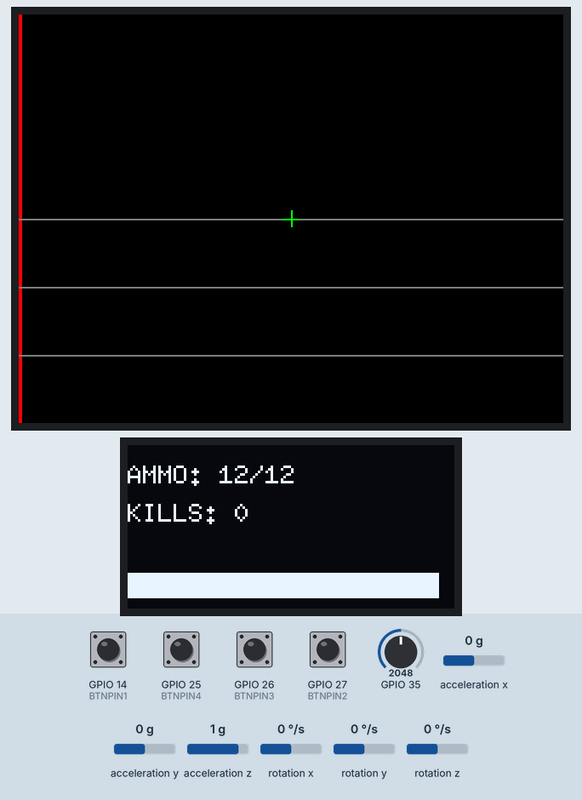
This program was run on a simulated ESP32. Parts: 320×240 colour display, 128×64 one-colour display. Inputs (shaded band) come from the test bench; at power-on: GPIO 14 (BTNPIN1), GPIO 25 (BTNPIN4), GPIO 26 (BTNPIN3), GPIO 27 (BTNPIN2) HIGH, acceleration y 0 g, acceleration z 1 g, GPIO 35 = 2048, acceleration x 0 g, rotation x 0 °/s, rotation y 0 °/s, rotation z 0 °/s. Random numbers use the default seed unless the program sets one; what the program prints to the serial monitor is not drawn.

Above: at 2.7 s.
2.8 s: acceleration y set to 0.9 g
4.3 s: acceleration y set to 1.2 g
At 6.2 s:
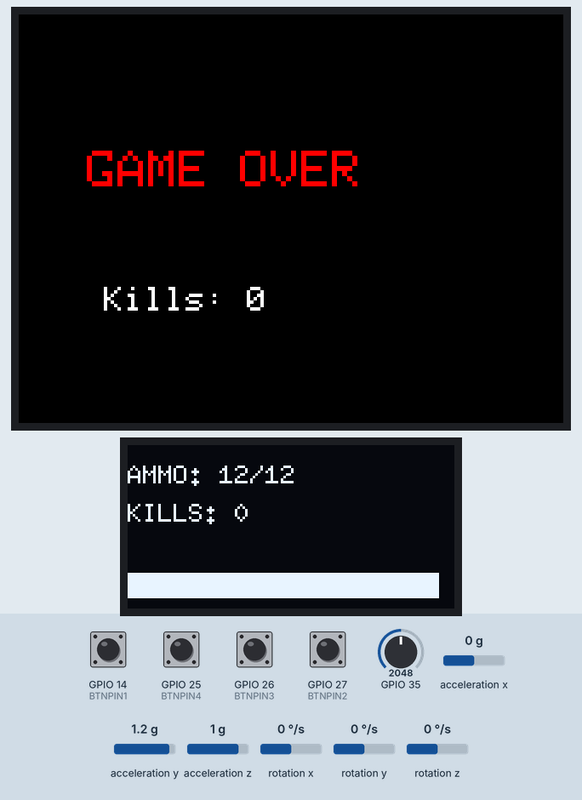
7.0 s: acceleration y set to 0.7 g
8.5 s: acceleration y set to 0.4 g
At 9.6 s:
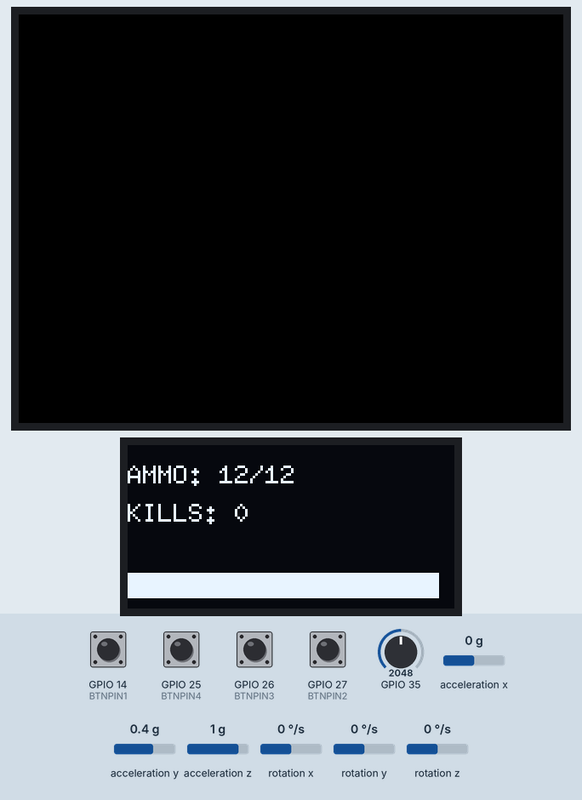
10.0 s: acceleration z set to -1.4 g
At 10.4 s:
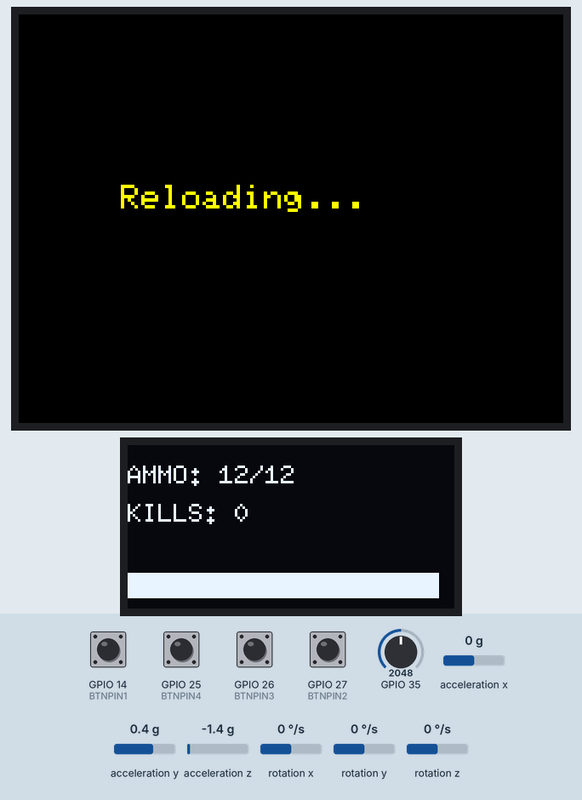
11.6 s: acceleration y set to 0.1 g
13.1 s: acceleration y set to -0.2 g
At 14.3 s:
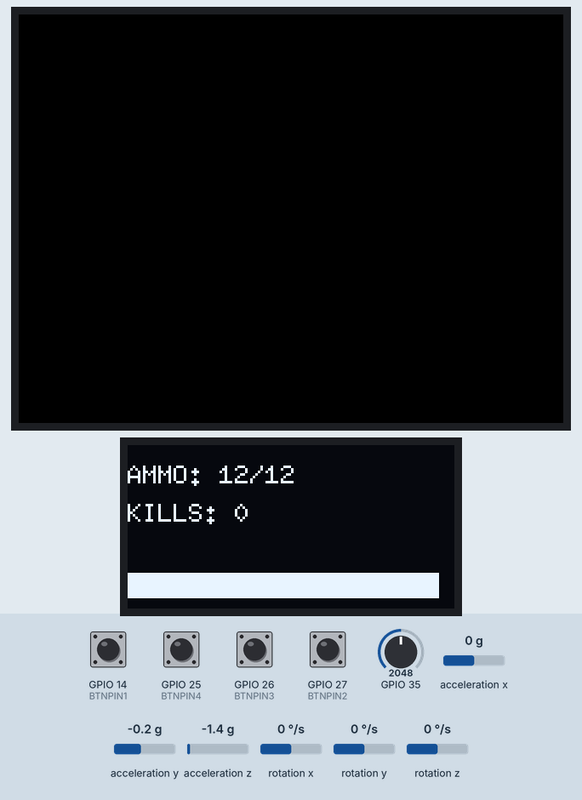
Timing chart, 0 to 15.6 s (numbered marks = the images above; inputs shaded):
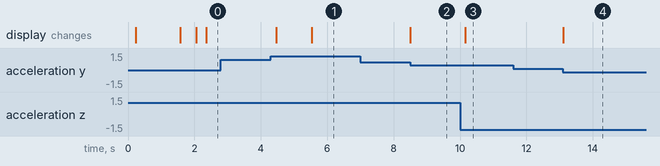

Measured:
- the behaviour switches between 1 and 1.1 g on acceleration y (found by bisection; images 0 and 1)
- the behaviour switches between 0.6 and 0.5 g on acceleration y (found by bisection; images 1 and 2)
- the behaviour switches between 0 and -0.1 g on acceleration y (found by bisection; images 3 and 4)
- after the input at 2.8 s, every drawn part: stays the same
- after the input at 7.0 s, every drawn part: stays the same
- after the input at 8.5 s, the display: changes at once (image 2)
- after the input at 10.0 s, the display: changes after 0.16 s (image 3)
- after the input at 11.6 s, every drawn part: stays the same
- after the input at 13.1 s, the display: changes at once (image 4)

The program:

main.cpp
```cpp
#include <Arduino.h>
#include "GyroscoopLSM6DSOX.h"
#include "JoyStick.h"
#include "DisplayWaveshare.h"
#include "Button.h"
#include "Clanker.h"
#include "Radar.h"
#include "DISPLAY_SH1106.h"


/* planning on working on
zoom
laser beam
vibratie acturator
maak stand voor het geweer (geen code)
*/


#define JOY_X 34 // joystick
#define JOY_Y 35
#define TFT_CS 5 // display
#define TFT_DC 2
#define TFT_RST 4

DISPLAY_SH1106 oledKlein;
const int maxAmmo = 12;
int currentAmmo = maxAmmo;

IButton* btn_1; //btn
IButton* btn_2;
IButton* btn_3;
IButton* btn_4;

const int BTNPIN1 = 14;
const int BTNPIN2 = 27;
const int BTNPIN3 = 26;
const int BTNPIN4 = 25;

// Wereld data
bool playerAlive = true;
bool gameOverShown = false;
float playerX = 0, playerZ = 0;
float oldPlayerX = 0, oldPlayerZ = 0;
int killCount = 0;
bool gridDwarnOnes = true;

// enemys
unsigned long lastSpawnTime = 0;
const unsigned long spawnInterval = 2000;

const int MAX_ENEMIES = 5;
bool enemyActive[MAX_ENEMIES] = {false};

// Objecten
Clanker enemies[MAX_ENEMIES] = {
  Clanker(0,0), Clanker(0,0), Clanker(0,0),
  Clanker(0,0), Clanker(0,0)
};

GyroscoopLSM6DSOX gyro;
JoyStick joy(JOY_X, JOY_Y);
DisplayWaveshare screen(TFT_CS, TFT_DC, TFT_RST);

void I2cScanner(){
  Serial.println("I2C Scanner starting...");

  for (uint8_t address = 1; address < 127; address++) {
    Wire.beginTransmission(address);
    uint8_t error = Wire.endTransmission();

    if (error == 0) {
      Serial.print("I2C device found at address 0x");
      if (address < 16) Serial.print("0");
      Serial.print(address, HEX);
      Serial.println(" !");
    }
    else if (error == 4) {
      Serial.print("Unknown error at address 0x");
      if (address < 16) Serial.print("0");
      Serial.println(address, HEX);
    }
  }

  Serial.println("I2C scan complete.");
}

void setup() {
  Serial.begin(115200);
  Serial.println("baud rate set 115200");
  // I2cScanner();

  btn_1 = new Button(BTNPIN1, 50, true); // button object
  btn_2 = new Button(BTNPIN2, 50, true); // button object
  btn_3 = new Button(BTNPIN3, 50, true); // button object
  btn_4 = new Button(BTNPIN4, 50, true); // button object

  screen.begin();
  delay(10); // kleine vertraging voor het scherm om klaar te zijn
  oledKlein.begin();
  delay(10); // kleine vertraging voor het scherm om klaar te zijn
  joy.begin();


  if (!gyro.begin()) {
      Serial.println("Gyro Error!");
      while(1);
  }
}

void spawnEnemy() {
  for (int i = 0; i < MAX_ENEMIES; i++) {
    if (!enemyActive[i]) {
      float spawnX = random(-500, 500);
      float spawnZ = random(250, 300);  // spawn distance in front of the player

      enemies[i].reset(spawnX, spawnZ);
      enemyActive[i] = true;

      Serial.println("Enemy spawned!");
      break;
    }
  }
}

int reloadState = 0; // 0 = normaal, 1 = reload gestart, wacht op omhoog kijken
void handleReload() {
    float pitch = gyro.getPitch();

    // STAP 1: Detecteer of de speler naar de vloer kijkt
    // (Waarde > 45 graden betekent dat de voorkant van de controller naar beneden wijst)
    if (reloadState == 0 && pitch > 45.0f) {
        reloadState = 1;
        Serial.println("Laden gestart... kom nu omhoog!");
        screen.clearScreen();
        screen.drawReloadScreen();
    }

    // STAP 2: Detecteer of de speler weer recht vooruit kijkt
    if (reloadState == 1 && pitch < 30.0f) {
        currentAmmo = maxAmmo;
        reloadState = 0; // Reset naar normaal
        Serial.println("RELOAD VOLTOOID!");
        screen.clearScreen();

        // Update je OLED display direct
        oledKlein.drawHUD(currentAmmo, maxAmmo, killCount);
    }
}

void resetGyro() {
  Serial.println("IMU reset");
  gyro.resetGyro();
  gyro.update(); // update direct na reset om correcte waarden te hebben bij hervatten
  delay(10); // kleine vertraging om zeker te zijn dat reset is verwerkt
}


void loop() {
  gyro.update();
  float angle = gyro.getAngle();

  handleReload();

  // =========================
  // GAME OVER STATE
  // =========================
  if (!playerAlive) {
    static bool printed = false;

    if (!printed) {
      screen.gameOverScreen(killCount);
      Serial.println("GAME OVER!");
      printed = true;
    }

    if (btn_4->readButton()) {
      playerAlive = true;
      printed = false;

      playerX = 0;
      playerZ = 0;
      oldPlayerX = 0;
      oldPlayerZ = 0;

      for (int i = 0; i < MAX_ENEMIES; i++) {
        enemyActive[i] = false;
        enemies[i].takeDamage(999999);
        enemies[i].lastSize = 0;
      }

      killCount = 0;
      lastSpawnTime = millis();
    }

    return;
  }

  // =========================
  // PAUSE (toggle)
  // =========================
  static bool paused = false;

  if (btn_3->readButton()) {
    paused = !paused;

    if (paused) {
      screen.drawPauseScreen();
      return;
    } else {
      gyro.resetGyro();
      gyro.update();
      screen.clearScreen();
    }
  }

  if (paused) return;

  // =========================
  // imu reset
  // =========================
  if (btn_2->readButton()) {
    resetGyro();
  }

  // =========================
  // player movement
  // =========================
  float moveForward = joy.getY();

  // 1. deadzone (kills micro noise)
  if (abs(moveForward) < 0.08f) {
    moveForward = 0;
  }

  // 2. movement
  if (moveForward != 0) {
    oldPlayerX = playerX;
    oldPlayerZ = playerZ;

    playerX += sin(angle) * moveForward * 2.0f;
    playerZ += cos(angle) * moveForward * 2.0f;
  }

  // 3. snap (removes 1.000003 jitter)
  playerX = round(playerX * 100.0f) / 100.0f;
  playerZ = round(playerZ * 100.0f) / 100.0f;

  // =========================
  // SPAWN
  // =========================
  unsigned long now = millis();
  if (now - lastSpawnTime > spawnInterval) {
    spawnEnemy();
    lastSpawnTime = now;
  }

  // =========================
  // UPDATE ENEMIES / COLLISION
  // =========================
  for (int i = 0; i < MAX_ENEMIES; i++) {
    if (!enemyActive[i]) continue;

    enemies[i].update(playerX, playerZ);

    float dx = enemies[i].getX() - playerX;
    float dz = enemies[i].getZ() - playerZ;

    float d2 = dx * dx + dz * dz;

    if (d2 < 225.0f && !enemies[i].isDead()) { // 15^2
      playerAlive = false;
    }
  }

  // =========================
  // SHOOTING
  // =========================
  if (btn_1->readButton() && currentAmmo > 0) {
    currentAmmo--;
    screen.triggerShootEffect();

    for (int i = 0; i < MAX_ENEMIES; i++) {
      if (!enemyActive[i] || enemies[i].isDead()) continue;

      if (enemies[i].checkHit(160, 120, playerX, playerZ, angle)) {
        enemies[i].takeDamage(100);

        if (enemies[i].isDead()) {
          killCount++;
        }
      }
    }
  }
  screen.updateShootEffect();

  // =========================
  // tekenen
  // =========================

  if (reloadState == 0) {

    // only if player moved + small offset
    if(playerX != oldPlayerX || playerZ != oldPlayerZ) {
      // grid + UI mogen altijd als basis
      screen.drawGrid(playerX, playerZ, oldPlayerX, oldPlayerZ);
    } else { // eenamaalig ook
      if (gridDwarnOnes = true) {
        screen.drawGrid(playerX, playerZ, oldPlayerX, oldPlayerZ);
        gridDwarnOnes = false;
      }
    }

    for (int i = 0; i < MAX_ENEMIES; i++) {
      if (!enemyActive[i]) continue;

      ScreenPos pos = enemies[i].calculateProjection(playerX, playerZ, angle);

      if (enemies[i].isDead()) {
        enemyActive[i] = false;
        screen.drawEnemy(0, 0, 0, enemies[i].lastSx, enemies[i].lastSy, enemies[i].lastSize);
        continue;
      }

      screen.drawEnemy(
        pos.x, pos.y, pos.size,
        enemies[i].lastSx,
        enemies[i].lastSy,
        enemies[i].lastSize
      );

      if (pos.visible) {
        enemies[i].lastSx = pos.x;
        enemies[i].lastSy = pos.y;
        enemies[i].lastSize = pos.size;
      } else {
        enemies[i].lastSize = 0;
      }
    }

    Radar radar(MAX_ENEMIES);
    int side = radar.getClosestEnemySide(playerX, playerZ, angle, enemies, enemyActive);
    screen.drawEnemyIndicator(side);

    screen.drawUI(killCount);
    oledKlein.drawHUD(currentAmmo, maxAmmo, killCount);
  }
}
```

Button.h
```cpp
#ifndef __Button__
#define __Button__


#include <Arduino.h>
#include "IButton.h"

class Button : public IButton {
private:
    const int pin;
    bool currentState;
    bool lastState;
    unsigned long lastDebounceTime;
    unsigned long debounceDelay;
    bool pullUp;

public:
    Button(int buttonPin, unsigned long delay, bool stateOfPullUp);
    bool readButton();
};

#endif
```

Clanker.h
```cpp
#ifndef CLANKER_H
#define CLANKER_H

#include <Arduino.h>

struct ScreenPos {
    int x, y, size;
    bool visible;
};

class Clanker {
public:
    Clanker(float startX, float startZ);

    // Beweging
    void update(float pX, float pZ);

    // Berekening van 3D wereld naar 2D scherm
    ScreenPos calculateProjection(float pX, float pZ, float pAngle);

    // game logic
    void takeDamage(int amount) { _hp -= amount; }
    bool isDead() { return _hp <= 0; }
    int getHp() { return _hp; }
    float getX() { return _x; }
    float getZ() { return _z; }
    void reset(float startX, float startZ);
    bool checkHit(int hx, int hy, float pX, float pZ, float pAngle);

    // Variabelen om de vorige tekenbeurt te onthouden (voor het wissen)
    int lastSx, lastSy, lastSize;

private:
    float _x, _z;
    const float _speed = 1.0f;
    int _hp = 100;
};

#endif
```

DISPLAY_SH1106.h
```cpp
#ifndef DISPLAY_SH1106_H
#define DISPLAY_SH1106_H

#include <Arduino.h>
#include <U8g2lib.h>
#include <math.h>

class DISPLAY_SH1106 { // Ensure public inheritance
private:
    U8G2_SH1106_128X64_NONAME_F_HW_I2C u8g2;  // Use the specific display type

public:
    DISPLAY_SH1106() : u8g2(U8G2_R0, /* reset=*/ U8X8_PIN_NONE) {}
    void begin();
    void clearBuffer();
    void drawHUD(int ammo, int maxAmmo, int kills);
};

#endif // DISPLAY_SH1106_H
```

DisplayWaveshare.h
```cpp
#ifndef DisplayWaveshare_H
#define DisplayWaveshare_H

#include <Adafruit_GFX.h>
#include <Adafruit_ILI9341.h>

// Vooruit-declaratie van Entity om cirkel-afhankelijkheden te voorkomen
struct Entity {
    float x, z;
    bool active;
    int lastSx, lastSy, lastSize;
};

class DisplayWaveshare {
public:
    DisplayWaveshare(int cs, int dc, int rst);
    void begin();
    void clearScreen();
    void gameOverScreen(int killCount);
    void drawEnemy(int x, int y, int size, int lastX, int lastY, int lastSize);
    // void drawShootEffect();
    void triggerShootEffect();
    void updateShootEffect();
    void drawGrid(float playerX, float playerZ, float oldPlayerX, float oldPlayerZ);
    void drawEnemyIndicator(int side); // boven en onder voor de toekomst mss er bij
    void drawReloadScreen();
    void drawPauseScreen();

    // Tekent statische UI elementen zoals het vizier
    void drawUI(int killCount);

private:
    Adafruit_ILI9341 _tft;
    const int _screenWidth = 320;
    const int _screenHeight = 240;
    int lastIndicatorSide = -1; // -1 = geen, 0 = links, 1 = rechts, 2 = onder, 3 = boven
};

#endif
```

GyroscoopLSM6DSOX.h
```cpp
#ifndef GyroscoopLSM6DSOX_H
#define GyroscoopLSM6DSOX_H

#include <Arduino_LSM6DSOX.h>

class GyroscoopLSM6DSOX {
public:
    GyroscoopLSM6DSOX();
    bool begin();
    void update();
    void calibrate(int samples = 200);
    void resetGyro();
    float getAngle() const { return _angle; } // zijwaards hoek
    float getPitch() const { return _pitch; } // hoogte hoek

private:
    float _angle;       // Current angle in radians
    float _pitch; // Voor omhoog/omlaag
    float _gyroBiasZ;   // The "drift" offset
    unsigned long _lastUpdate;
};

#endif
```

IButton.h
```cpp
#ifndef IBUTTON_H
#define IBUTTON_H

#include <Arduino.h>

class IButton {
public:
    virtual ~IButton() {};
    virtual bool readButton() = 0;
};

#endif
```

JoyStick.h
```cpp
#ifndef JOYSTICK_H
#define JOYSTICK_H

// #include <Arduino_LSM6DSOX.h>
#include <Adafruit_GFX.h>
#include <Adafruit_ILI9341.h>

class JoyStick {
public:
    JoyStick(int pinX, int pinY);
    void begin();

    // Returns values from -1.0 to 1.0
    float getX();
    float getY();

    bool isPressed(int threshold = 3000); // For forward detection

private:
    int _pinX;
    int _pinY;
    const int _center = 2048; // Standard for 12-bit ADC (ESP32)
    const int _deadzone = 200;
};

#endif
```

Radar.h
```cpp
#ifndef RADAR_H
#define RADAR_H

#include <Arduino.h>
#include "Clanker.h"

class Radar {
public:
    Radar(int maxEnemies);

    int getClosestEnemySide(float pX, float pZ, float pAngle, Clanker* enemies, bool* activeArray);

private:
    int _maxEnemies;
};

#endif
```

Button.cpp
```cpp
#include "Button.h"
#include <Arduino.h>

Button::Button(int buttonPin, unsigned long delay, bool stateOfPullUp) : pin(buttonPin), debounceDelay(delay), pullUp(stateOfPullUp) {
    currentState = false;
    lastState = HIGH;
    lastDebounceTime = 0;

    if (stateOfPullUp){
        pinMode(pin, INPUT_PULLUP);
    } else {
        pinMode(pin, INPUT);
    }
}

bool Button::readButton() {
    int reading = digitalRead(pin);

    if (reading != lastState) {
        lastDebounceTime = millis();
    }

    if ((millis() - lastDebounceTime) > debounceDelay) {
        if (reading != currentState) {
            currentState = reading;

            if (currentState == LOW) {
                lastState = reading;
                return true;
            }
        }
    }

    lastState = reading;
    return false;
}
```

Clanker.cpp
```cpp
#include "Clanker.h"
#include <math.h>

Clanker::Clanker(float startX, float startZ) : _x(startX), _z(startZ) {
    lastSx = 0; lastSy = 0; lastSize = 0;
}

void Clanker::update(float pX, float pZ) {
    // Beweeg langzaam richting de speler
    float dx = pX - _x;
    float dz = pZ - _z;
    float dist = sqrt(dx*dx + dz*dz);

    if (dist > 5.0f) {
        _x += (dx / dist) * _speed; // Stapje richting de speler op de X-as
        _z += (dz / dist) * _speed;
    }
}

void Clanker::reset(float startX, float startZ) {
    _x = startX;
    _z = startZ;
    _hp = 100;

    // Cruciaal: vergeet de oude schermpositie
    lastSize = 0;
    lastSx = 0;
    lastSy = 0;
}

ScreenPos Clanker::calculateProjection(float pX, float pZ, float pAngle) {
    ScreenPos sp;
    float dx = _x - pX;
    float dz = _z - pZ;

    float rotX = dx * cos(-pAngle) - dz * sin(-pAngle);
    float rotZ = dx * sin(-pAngle) + dz * cos(-pAngle);

    // Door rotZ + een getal te doen (bijv. 10), wordt de groei minder extreem
    if (rotZ > 2.0f) {
        sp.visible = true;
        sp.size = (int)(1800 / (rotZ + 8.0f));
        sp.x = 160 + (int)(rotX * 200 / rotZ);
        sp.y = 120;
    } else {
        sp.visible = false;
    }

    sp.size = (int)(6000 / (rotZ + 8.0f));

    // Serial.print("rotZ=");
    // Serial.print(rotZ);
    // Serial.print(" size=");
    // Serial.println(sp.size);
    return sp;
}

bool Clanker::checkHit(int hx, int hy, float pX, float pZ, float pAngle) {
    // 1. Bereken waar de vijand op dit moment op het scherm staat
    ScreenPos pos = calculateProjection(pX, pZ, pAngle);

    // 2. Als de vijand niet in beeld is, kun je hem nooit raken
    if (!pos.visible) return false;

    // 3. De Hitbox bepalen
    // Omdat we een sprite van 16x16 tekenen, gebruiken we een vaste marge.
    // We maken de hitbox iets ruimer (bijv. 10 pixels naar elke kant)
    // zodat het spel niet frustrerend moeilijk wordt.
    int hitboxSize = 10;

    if (hx > (pos.x - hitboxSize) && hx < (pos.x + hitboxSize) &&
        hy > (pos.y - hitboxSize) && hy < (pos.y + hitboxSize)) {
        return true;
    }

    return false;
}
```

DISPLAY_SH1106.cpp
```cpp
#include "DISPLAY_SH1106.h"

void DISPLAY_SH1106::begin() {
    u8g2.begin();
}

void DISPLAY_SH1106::clearBuffer() {
    u8g2.clearBuffer();
}
void DISPLAY_SH1106::drawHUD(int ammo, int maxAmmo, int kills) {
    u8g2.clearBuffer();					// Wis het kleine scherm
    u8g2.setFont(u8g2_font_6x10_tf); 	// Compact font

    // Teken tekst
    u8g2.setCursor(0, 15);
    u8g2.print("AMMO: ");
    u8g2.print(ammo);
    u8g2.print("/");
    u8g2.print(maxAmmo);

    u8g2.setCursor(0, 30);
    u8g2.print("KILLS: ");
    u8g2.print(kills);

    // ammo-balkje onderin
    int barWidth = (ammo * 120) / maxAmmo;
    u8g2.drawFrame(0, 50, 122, 10);      // Omlijning
    u8g2.drawBox(1, 51, barWidth, 8);   // De gevulde balk

    u8g2.sendBuffer();					// Stuur naar scherm
}
```

GyroscoopLSM6DSOX.cpp
```cpp
#include "GyroscoopLSM6DSOX.h"

GyroscoopLSM6DSOX::GyroscoopLSM6DSOX() : _angle(0.0f), _pitch(0.0f), _gyroBiasZ(0.0f), _lastUpdate(0) {}

bool GyroscoopLSM6DSOX::begin() {
    if (!IMU.begin()) return false;
    calibrate();
    _lastUpdate = micros();
    return true;
}

void GyroscoopLSM6DSOX::calibrate(int samples) {
    float sumZ = 0;
    for (int i = 0; i < samples; i++) {
        if (IMU.gyroscopeAvailable()) {
            float x, y, z;
            IMU.readGyroscope(x, y, z);
            sumZ += z;
        }
        delay(5);
    }
    _gyroBiasZ = sumZ / samples;
}

void GyroscoopLSM6DSOX::resetGyro() {
    _angle = 0.0f;
    _pitch = 0.0f;
    _gyroBiasZ = 0.0f;
    calibrate();
}

void GyroscoopLSM6DSOX::update() {
    float gx, gy, gz;
    float ax, ay, az;

    // 1. Gyroscoop voor Yaw (ronddraaien)
    if (IMU.gyroscopeAvailable()) {
        IMU.readGyroscope(gx, gy, gz);
        unsigned long currentTime = micros();
        float dt = (currentTime - _lastUpdate) / 1000000.0f;
        _lastUpdate = currentTime;

        float correctedZ = gz - _gyroBiasZ;
        if (abs(correctedZ) < 0.5f) correctedZ = 0;
        _angle += (correctedZ * (M_PI / 180.0f)) * dt;
    }

    // 2. Accelerometer voor Pitch (omhoog/omlaag kijken)
    if (IMU.accelerationAvailable()) {
        IMU.readAcceleration(ax, ay, az);

        // Bereken de hoek in graden.
        // Als je de sensor plat houdt, is az = 1g.
        // Als je naar de vloer kantelt, verandert ay en az.
        _pitch = atan2(ay, az) * (180.0f / M_PI);
    }
}
```

joyStick.cpp
```cpp
#include "JoyStick.h"

JoyStick::JoyStick(int pinX, int pinY) : _pinX(pinX), _pinY(pinY) {}

void JoyStick::begin() {
    pinMode(_pinX, INPUT);
    pinMode(_pinY, INPUT);
}

float JoyStick::getX() {
    int val = analogRead(_pinX);
    if (abs(val - _center) < _deadzone) return 0.0f;
    return (val - _center) / 2048.0f;
}

float JoyStick::getY() {
    int val = analogRead(_pinY);
    if (abs(val - _center) < _deadzone) return 0.0f;
    return (val - _center) / 2048.0f;
}
```

Source omitted: BITMAPS.h (data table, 2227 bytes), DisplayWaveshare.cpp (4741 bytes), Radar.cpp (1488 bytes)
